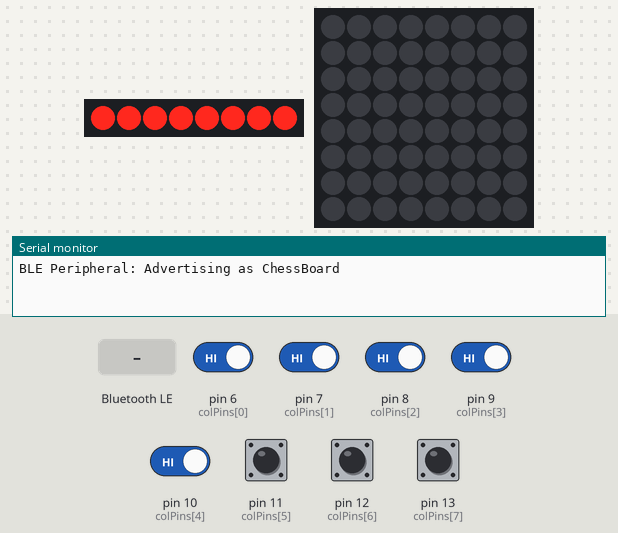
This sketch was run on a simulated Arduino Uno, built with avr-gcc and run on an emulated ATmega328P. Parts: 8 shift-register outputs drawn as a row of LEDs (first output left, lit = HIGH), 8×8 RGB LED matrix (first LED top left, wired row by row), the last lines printed to the serial monitor. Wiring (inferred from the names in the program): shift register (74HC595): data pin 2; shift clock pin 3; latch pin 4. Wiring (inferred from the signals the program sends): row of LEDs: on Q0, Q1, Q2, Q3, Q4, Q5, Q6, Q7. The test bench sets the inputs (shaded band); at power-on: pin 6 (colPins[0]), pin 7 (colPins[1]), pin 8 (colPins[2]), pin 9 (colPins[3]), pin 10 (colPins[4]), pin 11 (colPins[5]), pin 12 (colPins[6]), pin 13 (colPins[7]) HIGH. Dim RGB values are drawn brighter than linear; nothing arrives over Bluetooth unless stated; a phone connects over Bluetooth LE 3 s after start.

Above: at 1.2 s.
1.3 s: pin 6 (colPins[0]) driven LOW
4.3 s: pin 7 (colPins[1]) driven LOW
At 5.7 s:
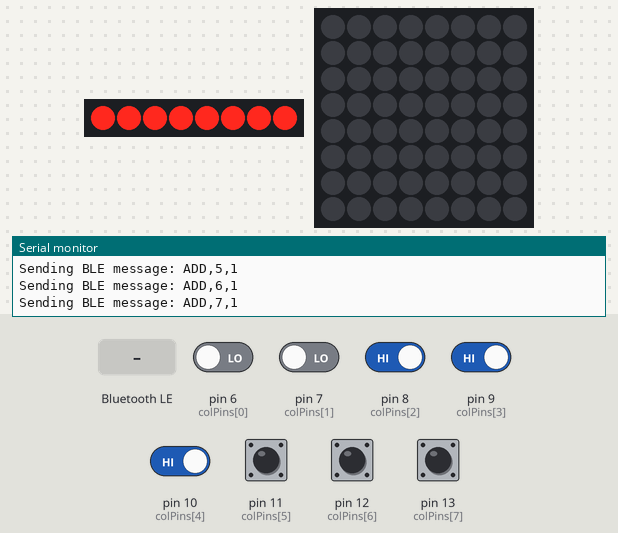
6.0 s: pin 8 (colPins[2]) driven LOW
At 7.5 s:
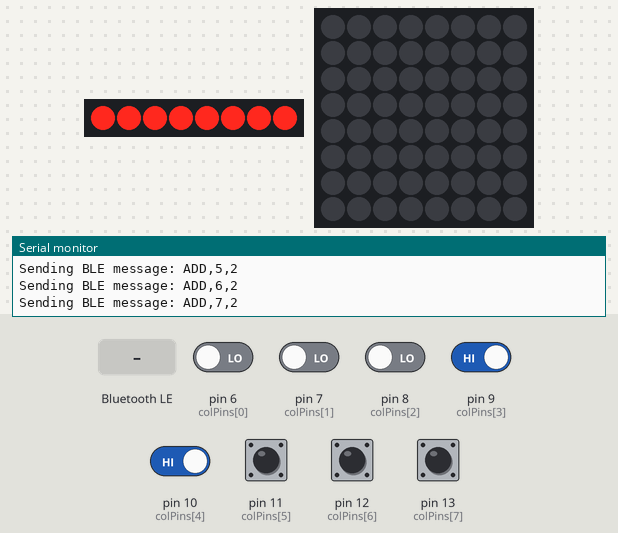
7.8 s: Bluetooth LE write "REMOVE,6,1" received
9.3 s: pin 9 (colPins[3]) driven LOW
11.0 s: pin 10 (colPins[4]) driven LOW
At 11.17 s:
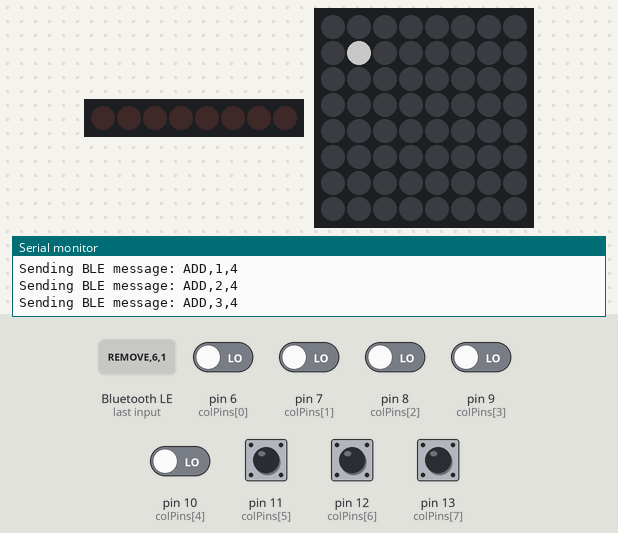
Timing chart, 0 to 13.7 s (numbered marks = the images above; inputs shaded):
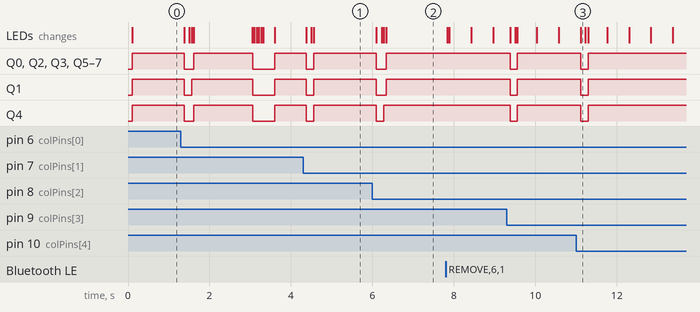

Measured:
- after the input at 4.3 s, Q0–7: HIGH → LOW after 0.08 s, → HIGH 0.18 s later
- after the input at 6.0 s, Q0–3, Q5–7: HIGH → LOW after 0.10 s, → HIGH 0.24 s later; Q4: HIGH → LOW after 0.10 s, → HIGH 0.18 s later

The sketch:

B.ino
```cpp
#include <Adafruit_NeoPixel.h>
#include <ArduinoBLE.h>

// ---------------------------
// NeoPixel Setup
// ---------------------------
#define LED_PIN     5       // Pin for NeoPixels
#define NUM_ROWS    8
#define NUM_COLS    8
#define LED_COUNT   (NUM_ROWS * NUM_COLS)
#define BRIGHTNESS  100

Adafruit_NeoPixel strip(LED_COUNT, LED_PIN, NEO_GRBW + NEO_KHZ800);

// ---------------------------
// Shift Register (74HC594) Pins
// ---------------------------
#define SER_PIN     2   // Serial data input (pin 14)
#define SRCLK_PIN   3   // Shift register clock (pin 11)
#define RCLK_PIN    4   // Latch clock (pin 12)
// (Remember: Tie OE and SRCLR HIGH as needed)

// ---------------------------
// Column Input Pins (D6..D13)
// ---------------------------
int colPins[NUM_COLS] = {6, 7, 8, 9, 10, 11, 12, 13};

// ---------------------------
// Row Patterns (LSB-first)
// ---------------------------
byte rowPatterns[8] = {
  0x01, // Row 0
  0x02, // Row 1
  0x04, // Row 2
  0x08, // Row 3
  0x10, // Row 4
  0x20, // Row 5
  0x40, // Row 6
  0x80  // Row 7
};

// ---------------------------
// BLE Setup (Peripheral)
// ---------------------------
BLEService chessService("19B10010-E8F2-537E-4F6C-D104768A1214");
BLECharacteristic chessCharacteristic("19B10011-E8F2-537E-4F6C-D104768A1214",
                                       BLERead | BLEWrite | BLENotify, 20);

// ---------------------------
// Global Variables for Sensor Tracking
// ---------------------------
// A sensor is "active" (true) when a piece is present (digital LOW).
bool lastStableSensor[NUM_ROWS][NUM_COLS];
bool currentSensor[NUM_ROWS][NUM_COLS];

// Pending update state for each tile:
// 0 = Normal, 1 = Pending removal (blink), 2 = Pending addition (solid glow)
uint8_t pendingState[NUM_ROWS][NUM_COLS];

// For blinking pending removals
unsigned long lastBlinkTime = 0;
const unsigned long blinkInterval = 500; // milliseconds
bool blinkOn = false;

// ---------------------------
// Helper Functions
// ---------------------------

// Map a row and column to the correct NeoPixel index.
// Here we use: pixelIndex = col * NUM_ROWS + (NUM_ROWS - 1 - row)
int getPixelIndex(int row, int col) {
  return col * NUM_ROWS + (NUM_ROWS - 1 - row);
}

// Shift out data to the 74HC594 (LSB-first to match rowPatterns)
void loadShiftRegister(byte data) {
  digitalWrite(RCLK_PIN, LOW);
  for (int i = 0; i < 8; i++) {
    bool bitVal = (data & (1 << i)) != 0;
    digitalWrite(SER_PIN, bitVal ? HIGH : LOW);
    digitalWrite(SRCLK_PIN, HIGH);
    delayMicroseconds(10);
    digitalWrite(SRCLK_PIN, LOW);
    delayMicroseconds(10);
  }
  digitalWrite(RCLK_PIN, HIGH);
  delayMicroseconds(10);
  digitalWrite(RCLK_PIN, LOW);
}

// Scan the sensor matrix and update the provided 2D array.
// For each row, activate it via the shift register then read each column.
void scanSensors(bool sensors[NUM_ROWS][NUM_COLS]) {
  for (int row = 0; row < NUM_ROWS; row++) {
    loadShiftRegister(rowPatterns[row]);
    delayMicroseconds(100);  // Allow signals to settle
    for (int col = 0; col < NUM_COLS; col++) {
      int sensorVal = digitalRead(colPins[col]);
      // Sensor is active (true) when digitalRead returns LOW (piece present)
      sensors[row][col] = (sensorVal == LOW);
    }
  }
  // Turn off all row lines after scanning
  loadShiftRegister(0x00);
}

// Send a BLE message (e.g., "REMOVE,6,1" or "ADD,4,3")
void sendBLEMessage(String msg) {
  Serial.print("Sending BLE message: ");
  Serial.println(msg);
  chessCharacteristic.writeValue(msg.c_str(), msg.length());
}

// Check for sensor state changes compared to the last stable state.
// If a change is detected (and the tile isn’t already pending), send a BLE message and mark the tile as pending.
void checkForSensorChanges() {
  for (int row = 0; row < NUM_ROWS; row++) {
    for (int col = 0; col < NUM_COLS; col++) {
      if (pendingState[row][col] == 0) {  // Only if not already pending
        if (currentSensor[row][col] != lastStableSensor[row][col]) {
          // Change detected:
          // If sensor goes from active (true) to inactive (false): piece removed.
          // If sensor goes from inactive (false) to active (true): piece added.
          if (currentSensor[row][col] == false) {
            String msg = "REMOVE," + String(row) + "," + String(col);
            sendBLEMessage(msg);
            pendingState[row][col] = 1;  // Pending removal (blink)
          } else {
            String msg = "ADD," + String(row) + "," + String(col);
            sendBLEMessage(msg);
            pendingState[row][col] = 2;  // Pending addition (solid glow)
          }
          // Update last stable state immediately to avoid repeated broadcasts.
          lastStableSensor[row][col] = currentSensor[row][col];
        }
      } else {
        // If the tile is pending, check if the sensor now reflects the expected state.
        if (pendingState[row][col] == 1 && currentSensor[row][col] == false) {
          pendingState[row][col] = 0;
        } else if (pendingState[row][col] == 2 && currentSensor[row][col] == true) {
          pendingState[row][col] = 0;
        }
      }
    }
  }
}

// Update the NeoPixel display based solely on pending moves.
// Only tiles with uncompleted moves (pendingState != 0) will light up.
void updateLEDs() {
  unsigned long currentMillis = millis();
  if (currentMillis - lastBlinkTime >= blinkInterval) {
    blinkOn = !blinkOn;
    lastBlinkTime = currentMillis;
  }

  for (int row = 0; row < NUM_ROWS; row++) {
    for (int col = 0; col < NUM_COLS; col++) {
      int idx = getPixelIndex(row, col);
      if (pendingState[row][col] == 1) {
        // Pending removal: blink the LED.
        if (blinkOn)
          strip.setPixelColor(idx, strip.Color(0, 0, 0, 255));
        else
          strip.setPixelColor(idx, 0);
      } else if (pendingState[row][col] == 2) {
        // Pending addition: solid white glow.
        strip.setPixelColor(idx, strip.Color(0, 0, 0, 255));
      } else {
        // No uncompleted move: ensure the LED is off.
        strip.setPixelColor(idx, 0);
      }
    }
  }
  strip.show();
}

// Process an incoming BLE message and update the pending state accordingly.
// The key change here is to update lastStableSensor for that tile based on the remote command,
// so that the board does not repeatedly broadcast the same change.
void processBLEMessage(String msg) {
  Serial.print("Received BLE message: ");
  Serial.println(msg);
  int firstComma = msg.indexOf(',');
  int secondComma = msg.indexOf(',', firstComma + 1);
  if (firstComma == -1 || secondComma == -1) return; // Invalid format
  String command = msg.substring(0, firstComma);
  int row = msg.substring(firstComma + 1, secondComma).toInt();
  int col = msg.substring(secondComma + 1).toInt();
  if (command == "REMOVE") {
    pendingState[row][col] = 1;
    // Set expected state to "no piece" to prevent further broadcasts.
    lastStableSensor[row][col] = false;
  } else if (command == "ADD") {
    pendingState[row][col] = 2;
    // Set expected state to "piece present" to prevent further broadcasts.
    lastStableSensor[row][col] = true;
  }
}

// Play an explosion animation that radiates outward from the center then contracts.
void playExplosionAnimation() {
  Serial.println("Playing explosion animation");
  int center = 3; // Approximate center of an 8x8 grid
  // Explosion outward
  for (int r = 0; r <= 4; r++) {
    for (int dx = -r; dx <= r; dx++) {
      for (int dy = -r; dy <= r; dy++) {
        int x = center + dx;
        int y = center + dy;
        if (x >= 0 && x < NUM_COLS && y >= 0 && y < NUM_ROWS) {
          int idx = getPixelIndex(y, x);
          strip.setPixelColor(idx, strip.Color(0, 0, 0, 255));
        }
      }
    }
    strip.show();
    delay(50);
  }
  // Contraction inward
  for (int r = 4; r >= 0; r--) {
    for (int dx = -r; dx <= r; dx++) {
      for (int dy = -r; dy <= r; dy++) {
        int x = center + dx;
        int y = center + dy;
        if (x >= 0 && x < NUM_COLS && y >= 0 && y < NUM_ROWS) {
          int idx = getPixelIndex(y, x);
          strip.setPixelColor(idx, 0);
        }
      }
    }
    strip.show();
    delay(50);
  }
}

// ---------------------------
// SETUP
// ---------------------------
void setup() {
  Serial.begin(9600);

  // Initialize sensor state arrays and pending states.
  for (int row = 0; row < NUM_ROWS; row++) {
    for (int col = 0; col < NUM_COLS; col++) {
      lastStableSensor[row][col] = false;
      currentSensor[row][col] = false;
      pendingState[row][col] = 0;
    }
  }

  // Initialize NeoPixel strip.
  strip.begin();
  strip.show();
  strip.setBrightness(BRIGHTNESS);

  // Initialize shift register control pins.
  pinMode(SER_PIN, OUTPUT);
  pinMode(SRCLK_PIN, OUTPUT);
  pinMode(RCLK_PIN, OUTPUT);

  // Set up column input pins.
  for (int c = 0; c < NUM_COLS; c++) {
    pinMode(colPins[c], INPUT);
  }
  loadShiftRegister(0x00);

  // ---------------------------
  // Initialize BLE as Peripheral
  // ---------------------------
  if (!BLE.begin()) {
    Serial.println("BLE initialization failed!");
    while (1);
  }

  BLE.setLocalName("ChessBoard");
  BLE.setAdvertisedService(chessService);
  chessService.addCharacteristic(chessCharacteristic);
  BLE.addService(chessService);

  // Set an initial value (optional)
  String initMsg = "INIT";
  chessCharacteristic.writeValue(initMsg.c_str(), initMsg.length());

  BLE.advertise();
  Serial.println("BLE Peripheral: Advertising as ChessBoard");
}

// ---------------------------
// MAIN LOOP
// ---------------------------
void loop() {
  // Wait for a central to connect.
  BLEDevice central = BLE.central();
  if (central) {
    Serial.print("Connected to central: ");
    Serial.println(central.address());
    playExplosionAnimation();
    while (central.connected()) {
      // Process incoming BLE messages.
      if (chessCharacteristic.written()) {
        int len = chessCharacteristic.valueLength();
        char buffer[21];
        if (len > 20) len = 20;
        chessCharacteristic.readValue((byte*)buffer, len);
        buffer[len] = '\0';
        Serial.print("Received: ");
        Serial.println(buffer);
        processBLEMessage(String(buffer));
      }
      // Regularly scan sensors, check for changes, and update LEDs.
      scanSensors(currentSensor);
      checkForSensorChanges();
      updateLEDs();
      delay(50);
    }
    Serial.println("Central disconnected");
    BLE.advertise();  // Restart advertising after disconnect
  } else {
    // When not connected, still scan sensors and update display.
    scanSensors(currentSensor);
    checkForSensorChanges();
    updateLEDs();
    delay(50);
  }
}
```
